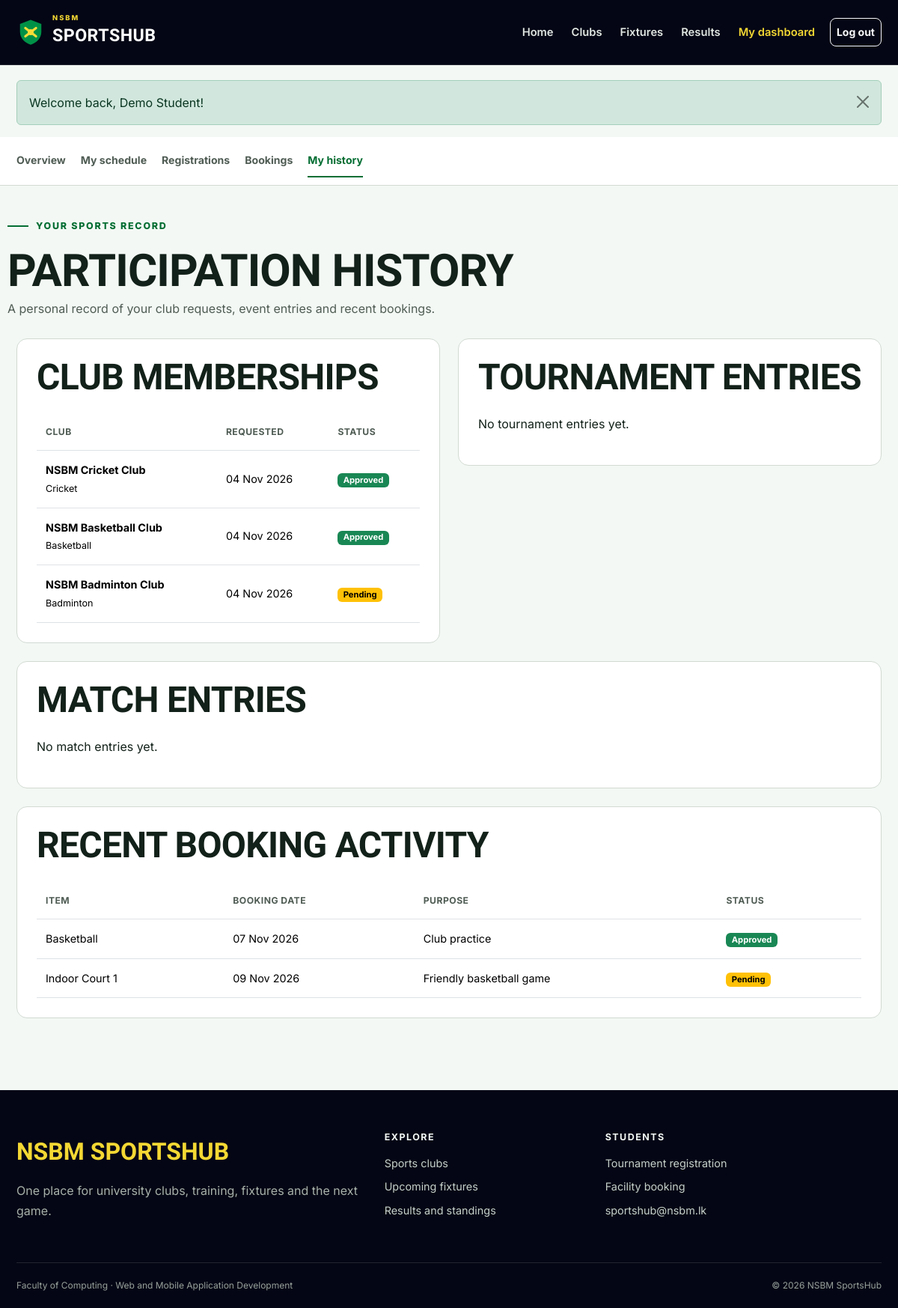
/student/history.php (signed in), run on the app's committed database.
### tables this page shows
CREATE TABLE memberships (
    id INT UNSIGNED AUTO_INCREMENT PRIMARY KEY,
    user_id INT UNSIGNED NOT NULL,
    club_id INT UNSIGNED NOT NULL,
    status ENUM('pending', 'approved', 'rejected') NOT NULL DEFAULT 'pending',
    joined_at TIMESTAMP DEFAULT CURRENT_TIMESTAMP,
    reviewed_at TIMESTAMP NULL,
    UNIQUE KEY unique_membership (user_id, club_id),
    FOREIGN KEY (user_id) REFERENCES users(id) ON DELETE CASCADE,
    FOREIGN KEY (club_id) REFERENCES clubs(id) ON DELETE CASCADE
);

CREATE TABLE clubs (
    id INT UNSIGNED AUTO_INCREMENT PRIMARY KEY,
    name VARCHAR(100) NOT NULL UNIQUE,
    sport VARCHAR(80) NOT NULL,
    description TEXT NOT NULL,
    coach_name VARCHAR(100) NOT NULL,
    meeting_day VARCHAR(20) NOT NULL,
    location VARCHAR(120) NOT NULL,
    max_members SMALLINT UNSIGNED NOT NULL DEFAULT 30,
    status ENUM('active', 'inactive') NOT NULL DEFAULT 'active',
    created_at TIMESTAMP DEFAULT CURRENT_TIMESTAMP
);

CREATE TABLE bookings (
    id INT UNSIGNED AUTO_INCREMENT PRIMARY KEY,
    user_id INT UNSIGNED NOT NULL,
    facility_id INT UNSIGNED NOT NULL,
    booking_date DATE NOT NULL,
    start_time TIME NOT NULL,
    end_time TIME NOT NULL,
    quantity SMALLINT UNSIGNED NOT NULL DEFAULT 1,
    purpose VARCHAR(255) NOT NULL,
    status ENUM('pending', 'approved', 'rejected', 'cancelled') NOT NULL DEFAULT 'pending',
    admin_note VARCHAR(255) NULL,
    created_at TIMESTAMP DEFAULT CURRENT_TIMESTAMP,
    FOREIGN KEY (user_id) REFERENCES users(id) ON DELETE CASCADE,
    FOREIGN KEY (facility_id) REFERENCES facilities(id) ON DELETE CASCADE
);

CREATE TABLE facilities (
    id INT UNSIGNED AUTO_INCREMENT PRIMARY KEY,
    name VARCHAR(100) NOT NULL,
    type ENUM('facility', 'equipment') NOT NULL,
    location VARCHAR(120) NOT NULL,
    total_units SMALLINT UNSIGNED NOT NULL DEFAULT 1,
    status ENUM('active', 'maintenance') NOT NULL DEFAULT 'active'
);

### includes/auth.php (called while the page is built, shortened)
<?php
function current_user()
{
    $user = fetch_one('SELECT id, student_id, full_name, email, role FROM users WHERE id = ?', [$_SESSION['user_id']]);
    return $user;
}

### student/history.php (the view, shortened to what this page needs)
<?php
$userId = current_user()['id'];
$memberships = fetch_all('SELECT m.*, c.name, c.sport
    FROM memberships m
    JOIN clubs c ON c.id = m.club_id
    WHERE m.user_id = ?
    ORDER BY m.joined_at DESC', [$userId]);
$tournaments = fetch_all('SELECT tr.*, t.name, t.sport, t.start_date
    FROM tournament_registrations tr
    JOIN tournaments t ON t.id = tr.tournament_id
    WHERE tr.user_id = ?
    ORDER BY tr.created_at DESC', [$userId]);
$matches = fetch_all('SELECT mr.*, m.home_team, m.away_team, m.sport, m.match_datetime, m.status AS match_status
    FROM match_registrations mr
    JOIN matches m ON m.id = mr.match_id
    WHERE mr.user_id = ?
    ORDER BY mr.created_at DESC', [$userId]);
$bookings = fetch_all('SELECT b.*, f.name
    FROM bookings b
    JOIN facilities f ON f.id = b.facility_id
    WHERE b.user_id = ?
    ORDER BY b.created_at DESC
    LIMIT 10', [$userId]);
include __DIR__ . '/../includes/header.php';
include __DIR__ . '/../includes/student_nav.php';
?>
<div class="container dashboard-head"><span class="section-kicker">Your sports record</span>
    <h1>Participation history</h1>
    <p>A personal record of your club requests, event entries and recent bookings.</p>
</div>
<div class="container dashboard-content">
    <div class="row g-4">
        <div class="col-lg-6">
            <section class="content-panel">
                <h2 class="mb-4">Club memberships</h2><?php if ($memberships): ?>
                    <div class="table-responsive">
                        <table class="table">
                            <thead>
                                <tr>
                                    <th>Club</th>
                                    <th>Requested</th>
                                    <th>Status</th>
                                </tr>
                            </thead>
                            <tbody>
                                <?php foreach ($memberships as $row): ?>
                                    <tr>
                                        <td><strong><?= e($row['name']) ?></strong><br><small><?= e($row['sport']) ?></small></td>
                                        <td><?= format_date($row['joined_at']) ?></td>
                                        <td><?= status_badge($row['status']) ?></td>
                                </tr><?php endforeach; ?>
                            </tbody>
                        </table>
                </div><?php else: ?><p>No membership requests yet.</p><?php endif; ?>
            </section>
        </div>
        <div class="col-lg-6">
            <section class="content-panel">
                <h2 class="mb-4">Tournament entries</h2><?php if ($tournaments): ?>
                    <div class="table-responsive">
                        <table class="table">
                            <thead>
                                <tr>
                                    <th>Tournament</th>
                                    <th>Team</th>
                                    <th>Status</th>
                                </tr>
                            </thead>
                            <tbody>
                                <?php foreach ($tournaments as $row): ?>
                                    <tr>
                                        <td><strong><?= e($row['name']) ?></strong><br><small><?= format_date($row['start_date']) ?></small></td>
                                        <td><?= e($row['team_name']) ?></td>
                                        <td><?= status_badge($row['status']) ?></td>
                                </tr><?php endforeach; ?>
                            </tbody>
                        </table>
                </div><?php else: ?><p>No tournament entries yet.</p><?php endif; ?>
            </section>
        </div>
    </div>
    <section class="content-panel">
        <h2 class="mb-4">Match entries</h2><?php if ($matches): ?>
            <div class="table-responsive">
                <table class="table">
                    <thead>
                        <tr>
                            <th>Match</th>
                            <th>Date</th>
                            <th>Preferred team</th>
                            <th>Registration</th>
                        </tr>
                    </thead>
                    <tbody>
                        <?php foreach ($matches as $row): ?>
                            <tr>
                                <td><strong><?= e($row['home_team']) ?> vs <?= e($row['away_team']) ?></strong><br><small><?= e($row['sport']) ?></small></td>
                                <td><?= format_date($row['match_datetime']) ?></td>
                                <td><?= e($row[$row['preferred_team'] . '_team']) ?></td>
                                <td><?= status_badge($row['status']) ?></td>
                        </tr><?php endforeach; ?>
                    </tbody>
                </table>
        </div><?php else: ?><p>No match entries yet.</p><?php endif; ?>
    </section>
    <section class="content-panel">
        <h2 class="mb-4">Recent booking activity</h2><?php if ($bookings): ?>
            <div class="table-responsive">
                <table class="table">
                    <thead>
                        <tr>
                            <th>Item</th>
                            <th>Booking date</th>
                            <th>Purpose</th>
                            <th>Status</th>
                        </tr>
                    </thead>
                    <tbody>
                        <?php foreach ($bookings as $row): ?>
                            <tr>
                                <td><?= e($row['name']) ?></td>
                                <td><?= format_date($row['booking_date']) ?></td>
                                <td><?= e($row['purpose']) ?></td>
                                <td><?= status_badge($row['status']) ?></td>
                        </tr><?php endforeach; ?>
                    </tbody>
                </table>
        </div><?php else: ?><p>No booking activity yet.</p><?php endif; ?>
    </section>
</div>
<?php include __DIR__ . '/../includes/footer.php'; ?>

### includes/functions.php (shortened to what this page needs)
<?php
function e($value)
{
    return htmlspecialchars($value ?? '', ENT_QUOTES);
}
function run_query($sql, $params = [])
{
    global $connection;
    $statement = mysqli_prepare($connection, $sql);
    if (count($params) > 0) {
        $types = str_repeat('s', count($params));
        mysqli_stmt_bind_param($statement, $types, ...$params);
    }
    if (!mysqli_stmt_execute($statement)) {
        die('SQL error: ' . mysqli_stmt_error($statement));
    }
    return $statement;
}
function fetch_all($sql, $params = [])
{
    $statement = run_query($sql, $params);
    $result = mysqli_stmt_get_result($statement);
    return mysqli_fetch_all($result, MYSQLI_ASSOC);
}
function fetch_one($sql, $params = [])
{
    $rows = fetch_all($sql, $params);
    if (count($rows) > 0) {
        return $rows[0];
    }
    return false;
}
function format_date($date, $format = 'd M Y')
{
    if ($date) {
        return date($format, strtotime($date));
    }
    return 'Not set';
}
function status_badge($status)
{
    $classes = [
        'approved' => 'success',
        'active' => 'success',
        'completed' => 'success',
        'registered' => 'success',
        'ongoing' => 'info',
        'scheduled' => 'info',
        'pending' => 'warning',
        'upcoming' => 'warning',
        'rejected' => 'danger',
        'cancelled' => 'danger',
        'maintenance' => 'danger',
        'inactive' => 'secondary',
        'withdrawn' => 'secondary',
    ];
    $class = $classes[$status] ?? 'secondary';
    return '<span class="badge text-bg-' . $class . '">' . e(ucfirst($status)) . '</span>';
}

### assets/css/style.css (style rules this page uses)
:root { --navy-950: #040615; --navy-900: #0d1023; --navy-800: #191d34; --green-600: #0a8842; --green-700: #046e33; --green-800: #055728; --yellow-400: #f4d833; --paper-50: #f3f8f4; --paper-100: #e7efe9; --ink-900: #122119; --ink-600: #4f5c54; --page-bg: var(--paper-50); --page-text: var(--ink-900); --muted-text: var(--ink-600); --brand: var(--green-700); --brand-hover: var(--green-800); --highlight: var(--yellow-400); --dark-surface: var(--navy-950); --line: #d1dad2; --radius-sm: 8px; --radius-md: 14px; --radius-lg: 22px; --shadow: 0 12px 32px rgba(11, 26, 18, 0.08); }
* { box-sizing: border-box; }
html { scroll-behavior: smooth; }
body { min-height: 100dvh; margin: 0; background: var(--page-bg); color: var(--page-text); font-family: "Inter", sans-serif; font-size: 16px; line-height: 1.65; }
h1, h2, h3, h4, .display-font { font-family: "Barlow Condensed", sans-serif; font-weight: 700; line-height: 1.05; letter-spacing: -0.015em; }
h1 { font-size: clamp(2.5rem, 6vw, 4.8rem); }
h2 { font-size: clamp(2rem, 4vw, 3rem); }
p { max-width: 72ch; }
.container { max-width: 1180px; }
.hero-kicker, .section-kicker { display: inline-flex; align-items: center; gap: 10px; margin-bottom: 18px; color: var(--brand); font-size: 0.78rem; font-weight: 800; letter-spacing: 0.14em; text-transform: uppercase; }
.hero-kicker::before, .section-kicker::before { content: ""; width: 28px; height: 2px; background: currentColor; }
.content-panel { padding: 26px; margin-bottom: 24px; background: #fff; border: 1px solid var(--line); border-radius: var(--radius-md); }
.content-panel h2, .content-panel h3 { text-transform: uppercase; }
.dashboard-head { padding: 36px 0 26px; }
.dashboard-head h1 { margin: 0; font-size: clamp(2.5rem, 5vw, 3.8rem); text-transform: uppercase; }
.dashboard-head p { margin: 6px 0 0; color: var(--muted-text); }
.dashboard-content { padding-bottom: 72px; }
.table { margin-bottom: 0; vertical-align: middle; }
.table > :not(caption) > * > * { padding: 14px 12px; }
.table thead th { color: var(--muted-text); font-size: 0.76rem; letter-spacing: 0.04em; text-transform: uppercase; white-space: nowrap; }
.table tbody td { font-size: 0.9rem; }
.badge { font-size: 0.7rem; }

### data on the page
memberships: club.name "NSBM Cricket Club", club.sport "Cricket", joined_at "04 Nov 2026", status "Approved"
memberships: club.name "NSBM Basketball Club", club.sport "Basketball", joined_at "04 Nov 2026", status "Approved"
memberships: club.name "NSBM Badminton Club", club.sport "Badminton", joined_at "04 Nov 2026", status "Pending"
bookings: facility.name "Basketball", booking_date "07 Nov 2026", purpose "Club practice", status "Approved"
bookings: facility.name "Indoor Court 1", booking_date "09 Nov 2026", purpose "Friendly basketball game", status "Pending"

### other printed values
$message['message'] "Welcome back, Demo Student!"
